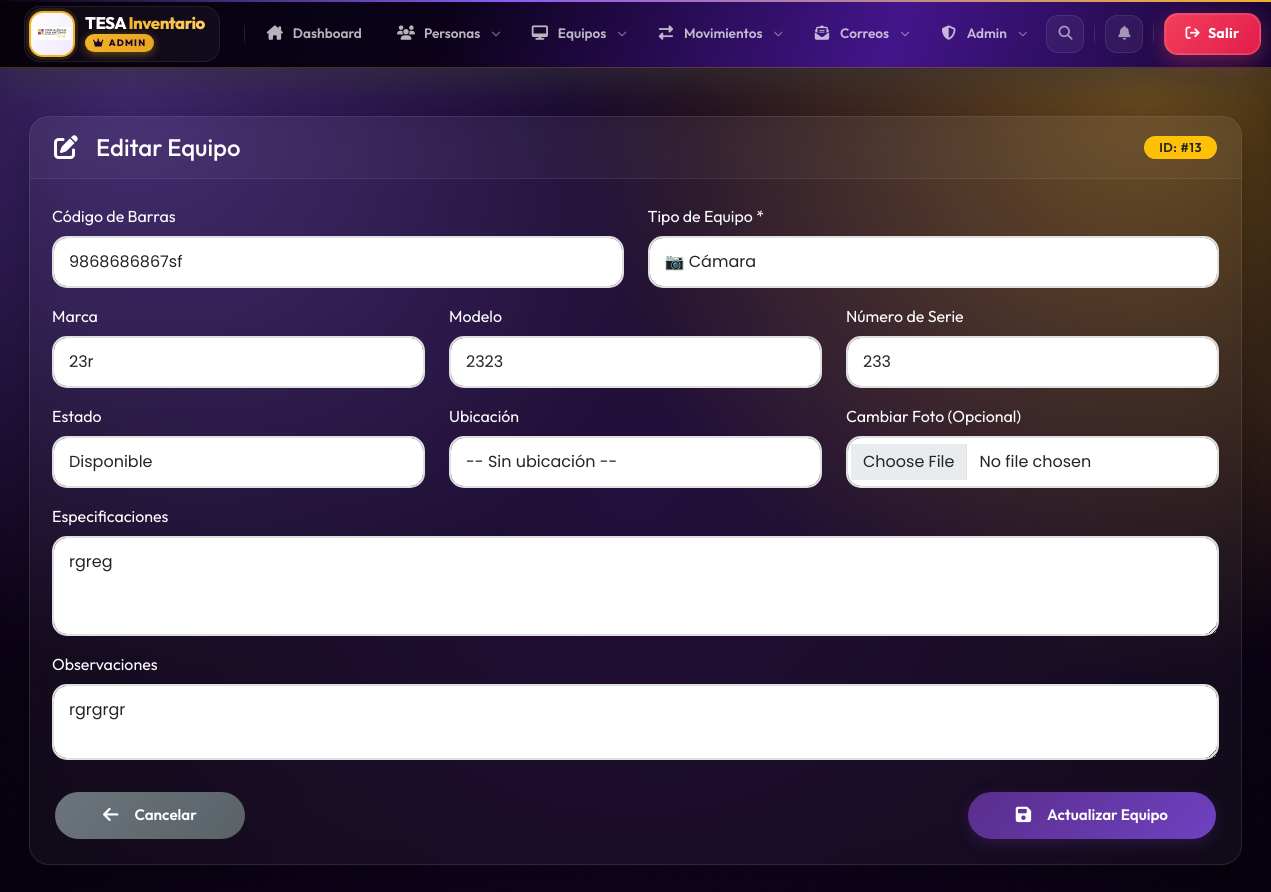
The app's page /modules/equipos/editar.php?id=13 (signed in) with its own data.
### tables this page shows
CREATE TABLE `equipos` (
  `id` int(11) NOT NULL AUTO_INCREMENT,
  `codigo_barras` varchar(50) NOT NULL,
  `tipo_equipo` varchar(50) NOT NULL,
  `marca` varchar(50) DEFAULT NULL,
  `modelo` varchar(50) DEFAULT NULL,
  `numero_serie` varchar(100) DEFAULT NULL,
  `especificaciones` text DEFAULT NULL,
  `estado` enum('Disponible','Asignado','En mantenimiento','Baja') DEFAULT 'Disponible',
  `ubicacion_id` int(11) DEFAULT NULL,
  `ubicacion_fija_id` int(11) DEFAULT NULL,
  `observaciones` text DEFAULT NULL,
  `foto` varchar(255) DEFAULT NULL,
  `qr_code` varchar(100) DEFAULT NULL,
  `fecha_registro` timestamp NOT NULL DEFAULT current_timestamp(),
  `activo` tinyint(1) NOT NULL DEFAULT 1,
  `fecha_eliminacion` datetime DEFAULT NULL,
  `eliminado_por` int(11) DEFAULT NULL,
  PRIMARY KEY (`id`),
  UNIQUE KEY `codigo_barras` (`codigo_barras`),
  UNIQUE KEY `codigo_barras_2` (`codigo_barras`),
  KEY `ubicacion_fija_id` (`ubicacion_fija_id`),
  KEY `idx_ubicacion` (`ubicacion_id`),
  KEY `eliminado_por` (`eliminado_por`),
  CONSTRAINT `equipos_ibfk_1` FOREIGN KEY (`ubicacion_fija_id`) REFERENCES `ubicaciones` (`id`) ON DELETE SET NULL,
  CONSTRAINT `equipos_ibfk_2` FOREIGN KEY (`eliminado_por`) REFERENCES `usuarios` (`id`) ON DELETE SET NULL
);

### modules/equipos/editar.php (the view, shortened to what this page needs)
<?php
require_once '../../config/database.php';
include '../../includes/header.php';
$id = intval($_GET['id']);
$sql = "SELECT * FROM equipos WHERE id = $id";
$result = $conn->query($sql);
$equipo = $result->fetch_assoc();
?>
<div class="container-fluid py-4">
    <div class="row">
        <div class="col-12">
            <div class="card">
                <div class="card-header d-flex justify-content-between align-items-center">
                    <h4 class="mb-0"><i class="fas fa-edit me-2"></i>Editar Equipo</h4>
                    <span class="badge bg-warning text-dark">ID: #<?php echo $equipo['id']; ?></span>
                </div>
                <div class="card-body">
                    <form method="POST" enctype="multipart/form-data">
                        <div class="row">
                            <div class="col-md-6 mb-3">
                                <label class="form-label">Código de Barras</label>
                                <input type="text" name="codigo_barras" class="form-control"
                                       value="<?php echo htmlspecialchars($equipo['codigo_barras']); ?>" required>
                            </div>
                            <div class="col-md-6 mb-3">
                                <label class="form-label">Tipo de Equipo *</label>
                                <select name="tipo_equipo" class="form-control" required>
                                    <option value="Cámara" <?php echo $equipo['tipo_equipo'] == 'Cámara' ? 'selected' : ''; ?>>📷 Cámara</option>
                                </select>
                            </div>
                            <div class="col-md-4 mb-3">
                                <label class="form-label">Marca</label>
                                <input type="text" name="marca" class="form-control"
                                       value="<?php echo htmlspecialchars($equipo['marca'] ?? ''); ?>">
                            </div>
                            <div class="col-md-4 mb-3">
                                <label class="form-label">Modelo</label>
                                <input type="text" name="modelo" class="form-control"
                                       value="<?php echo htmlspecialchars($equipo['modelo'] ?? ''); ?>">
                            </div>
                            <div class="col-md-4 mb-3">
                                <label class="form-label">Número de Serie</label>
                                <input type="text" name="numero_serie" class="form-control"
                                       value="<?php echo htmlspecialchars($equipo['numero_serie'] ?? ''); ?>">
                            </div>
                            <div class="col-md-4 mb-3">
                                <label class="form-label">Estado</label>
                                <select name="estado" class="form-control">
                                    <option value="Disponible" <?php echo $equipo['estado'] == 'Disponible' ? 'selected' : ''; ?>>Disponible</option>
                                </select>
                            </div>
                            <div class="col-md-4 mb-3">
                                <label class="form-label">Ubicación</label>
                                <select name="ubicacion_id" class="form-control">
                                    <option value="">-- Sin ubicación --</option>
                                </select>
                            </div>
                            <div class="col-md-4 mb-3">
                                <label class="form-label">Cambiar Foto (Opcional)</label>
                                <input type="file" name="foto" class="form-control" accept="image/*">
                            </div>
                            <div class="col-12 mb-3">
                                <label class="form-label">Especificaciones</label>
                                <textarea name="especificaciones" class="form-control" rows="3"><?php echo htmlspecialchars($equipo['especificaciones'] ?? ''); ?></textarea>
                            </div>
                            <div class="col-12 mb-3">
                                <label class="form-label">Observaciones</label>
                                <textarea name="observaciones" class="form-control" rows="2"><?php echo htmlspecialchars($equipo['observaciones'] ?? ''); ?></textarea>
                            </div>
                        </div>
                        <div class="d-flex justify-content-between mt-3">
                            <a href="listar.php" class="btn btn-secondary btn-lg px-5">
                                <i class="fas fa-arrow-left me-2"></i>Cancelar
                            </a>
                            <button type="submit" class="btn btn-primary btn-lg px-5">
                                <i class="fas fa-save me-2"></i>Actualizar Equipo
                            </button>
                        </div>
                    </form>
                </div>
            </div>
        </div>
    </div>
</div>
<?php include '../../includes/footer.php'; ?>

### assets/css/estilo.css (style rules this page uses)
:root { --tesa-purple: #5a2d8c; --tesa-purple-dark: #3d1e5e; --tesa-purple-light: #f3e9ff; --tesa-purple-glow: rgba(90, 45, 140, 0.3); --tesa-gold: #f3b229; --tesa-gold-dark: #d49b1f; --tesa-gold-glow: rgba(243, 178, 41, 0.3); --tesa-white: #ffffff; --tesa-light-gray: #f8f9fc; --tesa-dark: #2d2d2d; --tesa-shadow: 0 10px 30px rgba(0,0,0,0.05); --tesa-shadow-hover: 0 15px 40px rgba(90, 45, 140, 0.15); --border-radius: 30px; --transition: all 0.3s ease; }
* { margin: 0; padding: 0; box-sizing: border-box; }
body { background: linear-gradient(135deg, var(--tesa-light-gray) 0%, #ffffff 100%); font-family: 'Poppins', sans-serif; color: var(--tesa-dark); min-height: 100vh; position: relative; overflow-x: hidden; }
body::before { content: ''; position: fixed; top: 0; left: 0; right: 0; bottom: 0; background: radial-gradient(circle at 20% 30%, rgba(90, 45, 140, 0.03) 0%, transparent 50%), radial-gradient(circle at 80% 70%, rgba(243, 178, 41, 0.03) 0%, transparent 50%), radial-gradient(circle at 40% 80%, rgba(90, 45, 140, 0.02) 0%, transparent 40%), radial-gradient(circle at 90% 20%, rgba(243, 178, 41, 0.02) 0%, transparent 40%); pointer-events: none; z-index: 0; }
.badge { background: var(--tesa-gold); color: var(--tesa-purple-dark); padding: 5px 15px; border-radius: 30px; font-size: 0.8rem; font-weight: 600; text-transform: uppercase; letter-spacing: 0.5px; }
.btn { display: inline-flex; align-items: center; justify-content: center; gap: 8px; padding: 12px 30px; border: none; border-radius: 30px; font-size: 0.95rem; font-weight: 600; cursor: pointer; transition: var(--transition); text-decoration: none; white-space: nowrap; position: relative; overflow: hidden; z-index: 1; }
.btn i { font-size: 1.1rem; }
.btn::before { content: ''; position: absolute; top: 0; left: -100%; width: 100%; height: 100%; background: linear-gradient(90deg, transparent, rgba(255,255,255,0.2), transparent); transition: left 0.5s; z-index: -1; }
.btn-primary, .btn-dashboard { background: linear-gradient(135deg, var(--tesa-purple) 0%, #6f42c1 100%); color: white; box-shadow: 0 5px 15px var(--tesa-purple-glow); }
.btn-secondary { background: linear-gradient(135deg, #6c757d 0%, #5a6268 100%); color: white; }
.card { border: none; border-radius: 20px; background: rgba(255,255,255,0.95); backdrop-filter: blur(5px); box-shadow: var(--tesa-shadow); transition: var(--transition); position: relative; overflow: hidden; animation: fadeInScale 0.5s ease; margin-bottom: 30px; }
.card::before { content: ''; position: absolute; top: 0; left: 0; right: 0; height: 3px; background: linear-gradient(90deg, var(--tesa-purple), var(--tesa-gold), var(--tesa-purple)); transform: translateX(-100%); transition: transform 0.5s; }
.card-header { background: transparent; border-bottom: 1px solid rgba(90, 45, 140, 0.1); color: var(--tesa-purple); font-weight: 600; padding: 20px; }
.card-header h2, .card-header h4 { display: flex; align-items: center; gap: 10px; margin: 0; color: var(--tesa-purple); }
.card-body { padding: 25px; }
.form-control, .form-select { width: 100%; padding: 12px 15px; border: 2px solid #e1e1e1; border-radius: 15px; font-size: 1rem; transition: var(--transition); font-family: 'Poppins', sans-serif; }
.row { display: flex; flex-wrap: wrap; margin: 0 -15px; }
.d-flex { display: flex; flex-wrap: wrap; gap: 10px; }
.justify-content-between { justify-content: space-between; }
.align-items-center { align-items: center; }
.mt-3 { margin-top: 1rem; }
.mb-3 { margin-bottom: 1rem; }
body { background: linear-gradient(135deg, #faf5ff 0%, #f3e9ff 30%, #e8dcff 70%, #fef7e0 100%) !important; background-attachment: fixed !important; min-height: 100vh !important; }
body::before { content: ''; position: fixed; top: 0; left: 0; right: 0; bottom: 0; background: radial-gradient(circle at 20% 30%, rgba(90, 45, 140, 0.08) 0%, transparent 50%), radial-gradient(circle at 80% 70%, rgba(243, 178, 41, 0.06) 0%, transparent 50%), radial-gradient(circle at 50% 80%, rgba(90, 45, 140, 0.04) 0%, transparent 50%); pointer-events: none; z-index: 0; }

### records on screen
equipos: id "13", codigo_barras "9868686867sf", tipo_equipo "📷 Cámara", marca "23r", modelo "2323", numero_serie "233", estado "Disponible", especificaciones "rgreg", observaciones "rgrgrgr"
